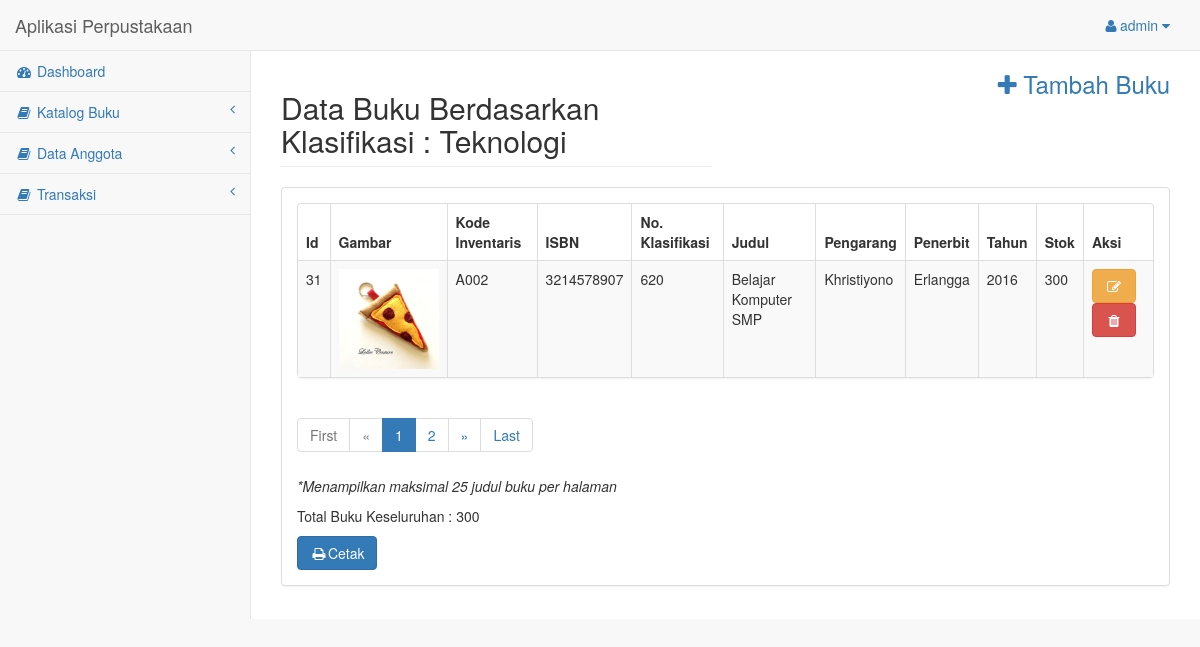
/halaman_admin/bukulist-klasifikasi.php?id=7 (signed in), run on the app's committed database.
### tables this page shows
CREATE TABLE `klasifikasi` (
  `id` int(64) NOT NULL,
  `nomor` varchar(100) NOT NULL,
  `nama_klasifikasi` varchar(100) NOT NULL
);

CREATE TABLE `buku` (
  `id_buku` int(5) NOT NULL,
  `foto` varchar(255) NOT NULL,
  `kode` varchar(20) NOT NULL,
  `isbn` varchar(30) NOT NULL,
  `judul` varchar(100) NOT NULL,
  `pengarang` varchar(30) NOT NULL,
  `penerbit` varchar(30) NOT NULL,
  `tahun` varchar(5) NOT NULL,
  `stok` int(5) NOT NULL,
  `id_kategori` int(5) NOT NULL,
  `id_klasifikasi` varchar(10) NOT NULL,
  `nomor_klasifikasi` varchar(5) NOT NULL,
  `klasifikasi` varchar(50) NOT NULL
);

### halaman_admin/bukulist-klasifikasi.php (the view, shortened to what this page needs)
<?php
include("layout-header.php");
$id = $_GET['id'];
$sql = mysqli_query($koneksi, "SELECT * FROM klasifikasi WHERE id = '$id'");
$klasifikasi = mysqli_fetch_array($sql);
?>
<div id="page-wrapper">
    <div class="row">
        <div class="col-md-6">
            <h2 class="page-header">Data Buku Berdasarkan Klasifikasi : <?php echo $klasifikasi['nama_klasifikasi'] ?></h2>
        </div>
        <div class="col-md-6">
            <a href="buku-formtambah.php" style="margin-right: 15px; margin-bottom: 20px;"><h3 class="text-right"><i class="fa fa-plus"></i> Tambah Buku</h3></a>
        </div>
    </div>
    <div class="row">
        <div class="col-lg-12">
            <div class="panel panel-default">
                <div class="panel-body">
                    <div class="row">
                        <div class="col-lg-12">
                            <div class="panel panel-default">
                                <div class="table-responsive">
                                    <table class="table table-striped table-bordered table-hover">
                                        <?php
                                        $totalstok = '';
                                        $idklasifikasi = '';
                                        $page = (isset($_GET['page'])) ? $_GET['page'] : 1;
                                        $limit = 1;
                                        $limit_start = ($page - 1) * $limit;
                                        $sql1 = "SELECT * FROM buku WHERE id_klasifikasi = '$id' LIMIT ".$limit_start.",".$limit;
                                        $query = mysqli_query($koneksi, $sql1);
                                        if (mysqli_num_rows($query) < 1) {
                                            echo "Tidak Ada Data";
                                        } else {
                                            echo "<thead>";
                                            echo "<tr>";
                                            echo "<th>Id</th>";
                                            echo "<th>Gambar</th>";
                                            echo "<th>Kode Inventaris</th>";
                                            echo "<th>ISBN</th>";
                                            echo "<th>No. Klasifikasi</th>";
                                            echo "<th>Judul</th>";
                                            echo "<th>Pengarang</th>";
                                            echo "<th>Penerbit</th>";
                                            echo "<th>Tahun</th>";
                                            echo "<th>Stok</th>";
                                            echo "<th>Aksi</th>";
                                            echo "</tr>";
                                            echo "</thead>";
                                        }
                                        while ($buku = mysqli_fetch_array($query)){
                                            $stok[] = $buku['stok'];
                                            $totalstok = array_sum($stok);
                                            $idklasifikasi = $buku['id_klasifikasi'];
                                            echo "<tbody>";
                                            echo "<tr>";
                                            echo "<td>".$buku['id_buku']."</td>";
                                            echo "<td><img src='gambar_buku/".$buku['foto']."' width='100' height='100'></td>";
                                            echo "<td>".$buku['kode']."</td>";
                                            echo "<td>".$buku['isbn']."</td>";
                                            echo "<td>".$buku['nomor_klasifikasi']."</td>";
                                            echo "<td>".$buku['judul']."</td>";
                                            echo "<td>".$buku['pengarang']."</td>";
                                            echo "<td>".$buku['penerbit']."</td>";
                                            echo "<td>".$buku['tahun']."</td>";
                                            echo "<td>".$buku['stok']."</td>";
                                            echo "<td>";
                                            echo "<a class='btn btn-warning' data-toggle='tooltip' data-placement='left' title='Edit' href='buku-formedit.php?id_buku=".$buku['id_buku']."'><i class='fa fa-edit fa-fw'></i></a>  <a class='btn btn-danger' data-toggle='tooltip' data-placement='left' title='Hapus' href='buku-hapus.php?id_buku=".$buku['id_buku']."' onClick ='return hapus()'><i class='fa fa-trash fa-fw'></i></a>";
                                            echo "</td>";
                                            echo "</tr>";
                                            echo "</tbody>";
                                        }
                                        ?>
                                    </table>
                                </div>
                            </div>
                            <div class="row">
                                <div class="col-lg-6">
                                <ul class="pagination">
                                    <?php
                                if ($page == 1) {
                                    ?>
                                    <li class="disabled"><a href="#">First</a></li>
                                    <li class="disabled"><a href="#">&laquo;</a></li>
                                    <?php
                                } else {
                                    $link_prev = ($page > 1) ? $page - 1 : 1;
                                    ?>
                                    <li><a href="bukulist-klasifikasi.php?id=<?php echo $id; ?>&page=1">First</a></li>
                                    <li><a href="bukulist-klasifikasi.php?id=<?php echo $id; ?>&page=<?php echo $link_prev; ?>">&laquo;</a></li>
                                    <?php
                                }
                                ?>
                                <?php
                                $sql2 = "SELECT COUNT(*) AS jmlh FROM buku WHERE id_klasifikasi='$id'";
                                $query2 = mysqli_query($koneksi, $sql2);
                                $get_jumlah = mysqli_fetch_array($query2);
                                $jumlah_page = ceil($get_jumlah['jmlh'] / $limit);
                                $jumlah_number = 3;
                                $start_number = ($page > $jumlah_number) ? $page - $jumlah_number : 1;
                                $end_number = ($page < ($jumlah_page - $jumlah_number)) ? $page + $jumlah_number : $jumlah_page;
                                for ($i = $start_number; $i <= $end_number; $i++) {
                                    $link_active = ($page == $i) ? 'class="active"' : '';
                                    ?>
                                    <li <?php echo $link_active; ?>><a href="bukulist-klasifikasi.php?id=<?php echo $id; ?>&page=<?php echo $i; ?>"><?php echo $i; ?></a></li>
                                    <?php
                                }
                                ?>
                                <?php
                                if ($page == $jumlah_page) {
                                    ?>
                                    <li class="disabled"><a href="#">&raquo;</a></li>
                                    <li class="disabled"><a href="#">Last</a></li>
                                    <?php
                                } else {
                                    $link_next = ($page < $jumlah_page) ? $page + 1 : $jumlah_page;
                                    ?>
                                    <li><a href="bukulist-klasifikasi.php?id=<?php echo $id; ?>&page=<?php echo $link_next; ?>">&raquo;</a></li>
                                    <li><a href="bukulist-klasifikasi.php?id=<?php echo $id; ?>&page=<?php echo $jumlah_page; ?>">Last</a></li>
                                    <?php
                                }
                                ?>
                            </ul>
                        </div>
                    </div>
                    <p><i>*Menampilkan maksimal 25 judul buku per halaman</i></p>
                    <p>Total Buku Keseluruhan : <?php echo $totalstok;  ?></p>
                </div>
            </div>
            <div class="row">
                <div class="col-lg-6">
                    <?php
                    echo "<a class='btn btn-primary' data-toggle='tooltip' data-placement='left' title='Cetak' href='cetakbukuklasifikasi.php?id=".$idklasifikasi."' target='_blank'><i class='fa fa-print fa-fw'></i>Cetak</a>";
                    ?>
                </div>
            </div>
        </div>
    </div>
</div>
</div>
</div>
</div>
<?php include("layout-footer.php"); ?>

### data on the page
klasifikasi: nama_klasifikasi "Teknologi"
buku: id_buku "31", foto (picture), kode "A002", isbn "3214578907", nomor_klasifikasi "620", judul "Belajar Komputer SMP", pengarang "Khristiyono", penerbit "Erlangga", tahun "2016", stok "300"

### other printed values
$_SESSION['username'] "admin"
$totalstok "300"
